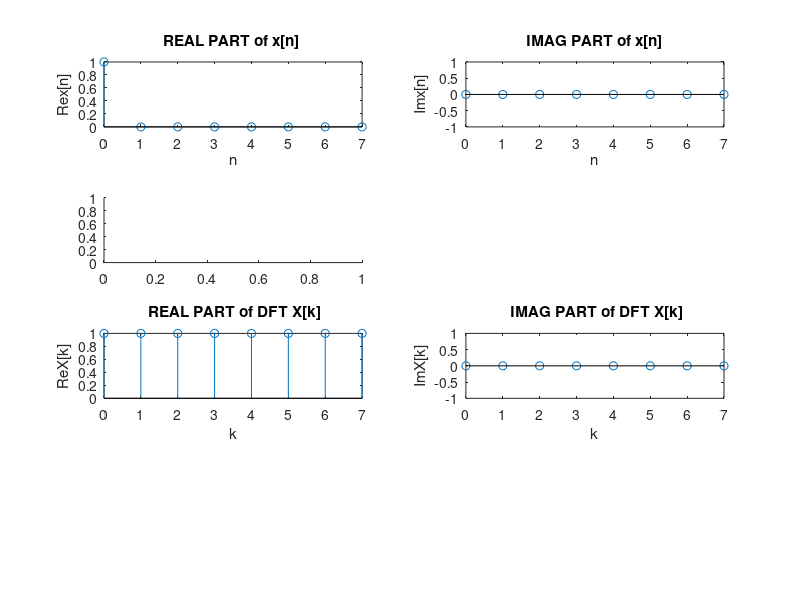

Write the MATLAB code that produced this figure. (Note: this script raises an error after producing the figure.)
nn = 0 : (8-1) ;
%xx= exp(1i*nn/3) ;
xx= [1 0 0 0 0 0 0 0];
XX =fft(xx) ;
kk = nn ;
subplot(421)
stem (kk , real(xx ))
title( 'REAL PART of x[n] ' ) , xlabel( 'n'), ylabel('Re{x[n]}')
subplot(422)
stem(kk , imag(xx))
title( ' IMAG PART of x[n] ' ) , xlabel( 'n' ), ylabel('Im{x[n]}')
subplot(425)
stem(kk , real(XX))
title( ' REAL PART of DFT X[k]' ) , xlabel( 'k' ), ylabel('Re{X[k]}')
subplot ( 426)
stem(kk , imag(XX))
title( ' IMAG PART of DFT X[k]' ) , xlabel( 'k' ), ylabel('Im{X[k]}')


subplot(423)
stem (kk , real(x1 ))
title( 'REAL PART of x1[n] ' ) , xlabel( 'n'), ylabel('Re{x1[n]}')
subplot(424)
stem(kk , imag(x1))
title( ' IMAG PART of x1[n] ' ) , xlabel( 'n' ), ylabel('Im{x1[n]}')

subplot(427)
stem(kk , real(XX1))
title( ' REAL PART of DFT X1[k]' ) , xlabel( 'k' ), ylabel('Re{X1[k]}')
subplot ( 428)
stem(kk , imag(XX1))
title( ' IMAG PART of DFT X1[k]' ) , xlabel( 'k' ), ylabel('Im{X1[k]}')
